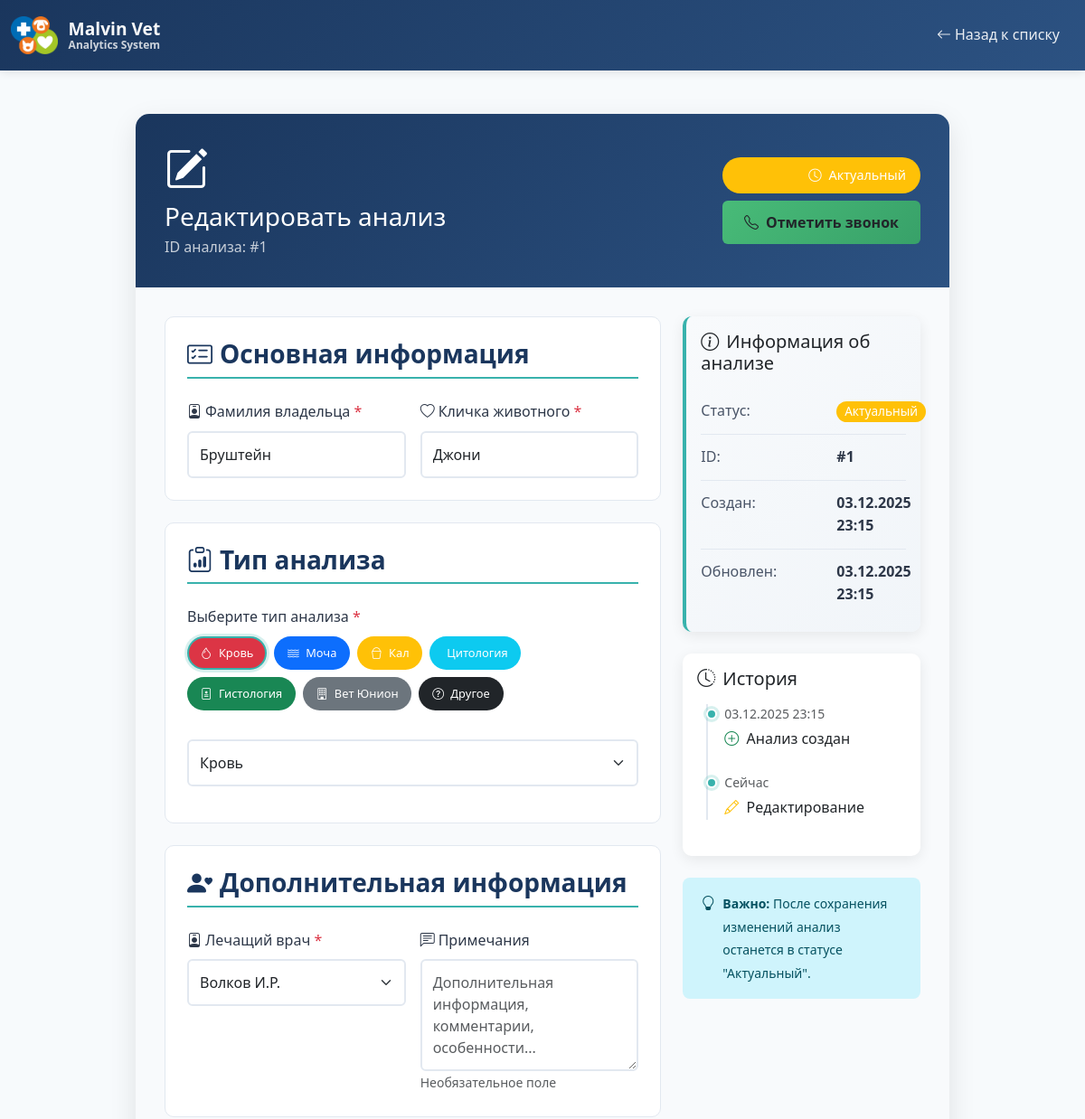
Before: /analysis/1/edit (signed in, upper part) with the older database file.
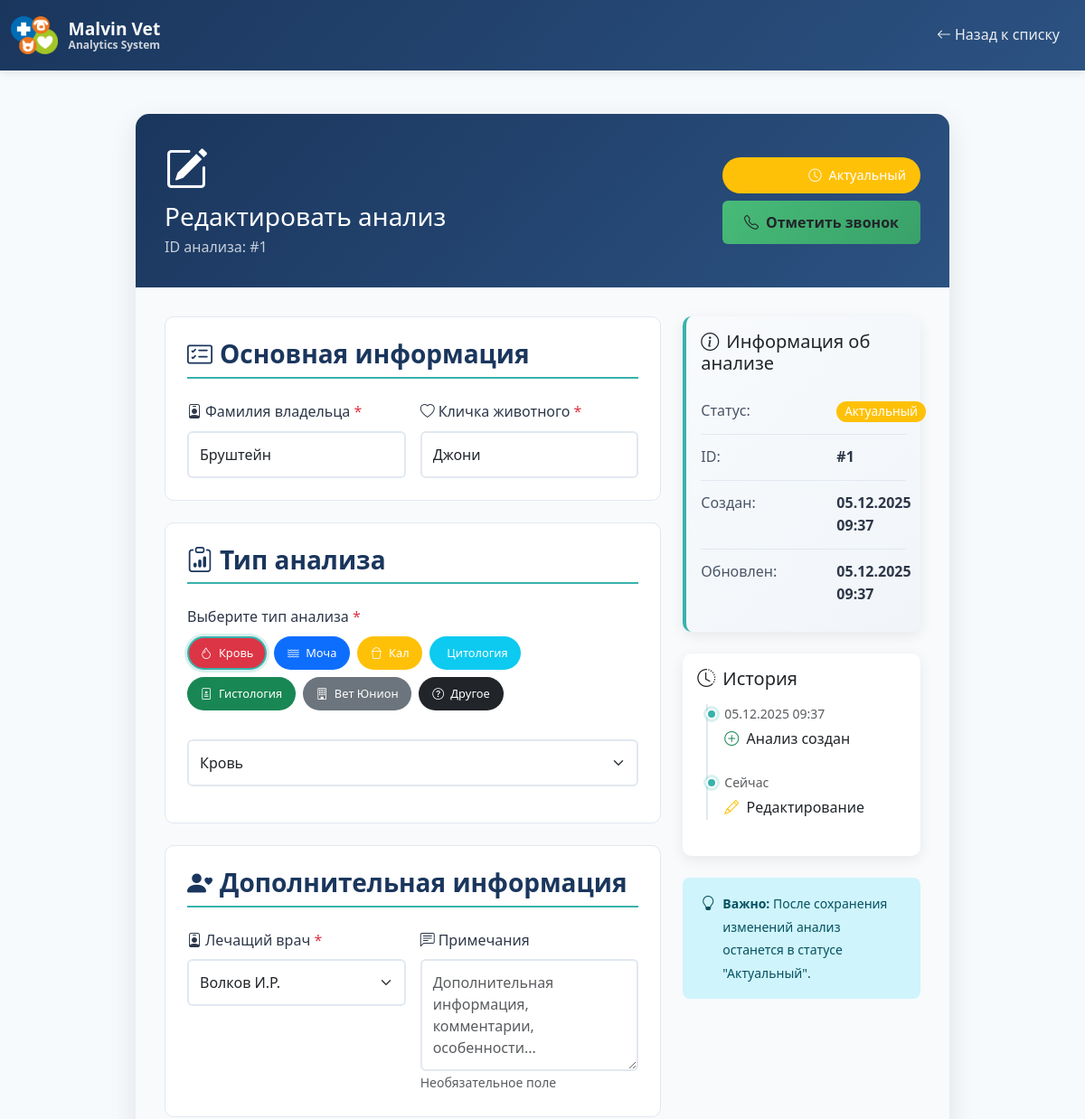
After: the same page with the newer database file.
### app.py (models this page shows)
class Analysis(db.Model):
    id = db.Column(db.Integer, primary_key=True)
    client_surname = db.Column(db.String(100), nullable=False)
    pet_name = db.Column(db.String(100), nullable=False)
    analysis_type = db.Column(db.String(50), nullable=False)
    status = db.Column(db.String(20), default='actual')  # actual, processed
    is_called = db.Column(db.Boolean, default=False)
    call_date = db.Column(db.DateTime)
    created_at = db.Column(db.DateTime, default=datetime.utcnow)
    updated_at = db.Column(db.DateTime, default=datetime.utcnow, onupdate=datetime.utcnow)
    doctor_id = db.Column(db.Integer, db.ForeignKey('doctor.id'), nullable=False)
    notes = db.Column(db.Text)
    doctor = db.relationship('Doctor', backref='analysis_ref')

class Doctor(db.Model):
    id = db.Column(db.Integer, primary_key=True)
    name = db.Column(db.String(100), nullable=False, unique=True)
    analyses = db.relationship('Analysis', backref='doctor_ref', lazy=True, cascade='all, delete-orphan')
    created_at = db.Column(db.DateTime, default=datetime.utcnow)

### app.py (the view, shortened to what this page needs)
@app.route('/analysis/<int:analysis_id>/edit', methods=['GET', 'POST'])
@login_required
def edit_analysis(analysis_id):
    analysis = Analysis.query.get_or_404(analysis_id)
    doctors = Doctor.query.order_by(Doctor.name).all()
    return render_template('edit_analysis.html', analysis=analysis, doctors=doctors)

### app.py (called while the page is built)
def login_required(f):
    @wraps(f)
    def decorated_function(*args, **kwargs):
        if not session.get('logged_in'):
            flash('Пожалуйста, войдите в систему', 'warning')
            return redirect(url_for('login'))
        return f(*args, **kwargs)
    return decorated_function

### templates/edit_analysis.html (shortened to what the changed rows need)
<!DOCTYPE html>
<html lang="ru" data-bs-theme="light">
<head>
    <link href="https://cdn.jsdelivr.net/npm/bootstrap@5.3.0/dist/css/bootstrap.min.css" rel="stylesheet">
    <link rel="stylesheet" href="https://cdn.jsdelivr.net/npm/bootstrap-icons@1.11.0/font/bootstrap-icons.css">
    <link rel="stylesheet" href="{{ url_for('static', filename='css/style.css') }}">
</head>
<body>
    <div class="container py-5">
        <div class="form-container">
            <div class="form-card">
                <div class="form-header">
                    <div class="d-flex justify-content-between align-items-center">
                        <div>
                            <div class="mb-2">
                                <i class="bi bi-pencil-square display-5"></i>
                            </div>
                            <h1 class="h3 mb-1">Редактировать анализ</h1>
                            <p class="mb-0 opacity-75">ID анализа: #{{ analysis.id }}</p>
                        </div>
                    </div>
                </div>
                <div class="form-body">
                    <div class="row">
                        <div class="col-lg-8">
                            <form method="POST" action="{{ url_for('edit_analysis', analysis_id=analysis.id) }}" id="editAnalysisForm" novalidate>
                                <div class="form-section">
                                    <div class="row g-3">
                                        <div class="col-md-6">
                                            <label for="client_surname" class="form-label required-field">
                                                <i class="bi bi-person-badge me-1"></i>Фамилия владельца
                                            </label>
                                            <input type="text"
                                                   class="form-control"
                                                   id="client_surname"
                                                   name="client_surname"
                                                   value="{{ analysis.client_surname }}"
                                                   required
                                                   placeholder="Введите фамилию владельца">
                                        </div>
                                        <div class="col-md-6">
                                            <label for="pet_name" class="form-label required-field">
                                                <i class="bi bi-heart me-1"></i>Кличка животного
                                            </label>
                                            <input type="text"
                                                   class="form-control"
                                                   id="pet_name"
                                                   name="pet_name"
                                                   value="{{ analysis.pet_name }}"
                                                   required
                                                   placeholder="Введите кличку животного">
                                        </div>
                                    </div>
                                </div>
                                <div class="form-section">
                                    <div class="mb-3">
                                        <label class="form-label required-field">Выберите тип анализа</label>
                                        <div class="d-flex flex-wrap mb-4" id="analysisTypeQuickSelect">
                                            {% for type in analysis_types %}
                                            <div class="analysis-type-badge bg-{{ type.color }} text-white"
                                                 data-value="{{ type.value }}"
                                                 onclick="selectAnalysisType('{{ type.value }}')"
                                                 {% if analysis.analysis_type == type.value %}style="border-color: var(--malvin-accent); box-shadow: 0 0 0 3px rgba(56, 178, 172, 0.2);"{% endif %}>
                                            </div>
                                            {% endfor %}
                                        </div>
                                        <select class="form-select" id="analysis_type" name="analysis_type" required>
                                            {% for type in analysis_types %}
                                            <option value="{{ type.value }}" {% if analysis.analysis_type == type.value %}selected{% endif %}>
                                                {{ type.value }}
                                            </option>
                                            {% endfor %}
                                        </select>
                                    </div>
                                </div>
                                <div class="form-section">
                                    <div class="row g-3">
                                        <div class="col-md-6">
                                            <label for="doctor_id" class="form-label required-field">
                                                <i class="bi bi-person-badge me-1"></i>Лечащий врач
                                            </label>
                                            <select class="form-select" id="doctor_id" name="doctor_id" required>
                                                {% for doctor in doctors %}
                                                <option value="{{ doctor.id }}" {% if doctor.id == analysis.doctor_id %}selected{% endif %}>
                                                    {{ doctor.name }}
                                                </option>
                                                {% endfor %}
                                            </select>
                                        </div>
                                    </div>
                                </div>
                            </form>
                        </div>
                        <div class="col-lg-4">
                            <div class="card analysis-info-card mb-4">
                                <div class="card-body">
                                    <div class="info-row d-flex">
                                        <span class="info-label">ID:</span>
                                        <span class="info-value">#{{ analysis.id }}</span>
                                    </div>
                                    <div class="info-row d-flex">
                                        <span class="info-label">Создан:</span>
                                        <span class="info-value">
                                            {% if analysis.created_at %}
                                                {{ analysis.created_at.strftime('%d.%m.%Y %H:%M') }}
                                            {% else %}
                                                Не указано
                                            {% endif %}
                                        </span>
                                    </div>
                                    <div class="info-row d-flex">
                                        <span class="info-label">Обновлен:</span>
                                        <span class="info-value">
                                            {% if analysis.updated_at %}
                                                {{ analysis.updated_at.strftime('%d.%m.%Y %H:%M') }}
                                            {% else %}
                                                Не указано
                                            {% endif %}
                                        </span>
                                    </div>
                                </div>
                            </div>
                            <div class="card mb-4">
                                <div class="card-body">
                                    <div class="timeline">
                                        <div class="timeline-item">
                                            <div class="small text-muted mb-1">
                                                {{ analysis.created_at.strftime('%d.%m.%Y %H:%M') }}
                                            </div>
                                            <div class="fw-medium">
                                                <i class="bi bi-plus-circle me-1 text-success"></i>
                                                Анализ создан
                                            </div>
                                        </div>
                                    </div>
                                </div>
                            </div>
                        </div>
                    </div>
                </div>
            </div>
        </div>
    </div>
</body>
</html>

Changed rows visible on the page:
changed Analysis "Бруштейн": created_at "03.12.2025 23:15" → "05.12.2025 09:37"; updated_at "03.12.2025 23:15" → "05.12.2025 09:37"
